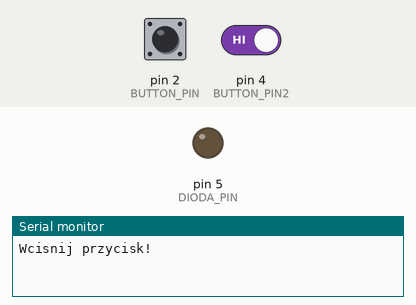
Simulated run of this sketch. Board: Arduino Uno, built with avr-gcc and run on an emulated ATmega328P. On the bench: output pins drawn as LEDs (lit = HIGH), the last lines printed to the serial monitor. Inputs (shaded band) come from the test bench; at power-on: pin 2 (BUTTON_PIN) HIGH, pin 4 (BUTTON_PIN2) HIGH.

Above: at 1.2 s.
1.3 s: pin 2 (BUTTON_PIN) pulled LOW for 0.15 s
2.9 s: pin 2 (BUTTON_PIN) driven LOW and pin 4 (BUTTON_PIN2) driven LOW
At 3.05 s:
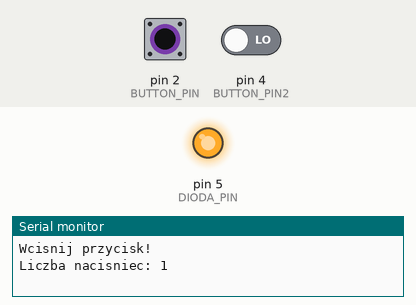
Timing chart, 0 to 5.9 s (numbered marks = the images above; inputs shaded):
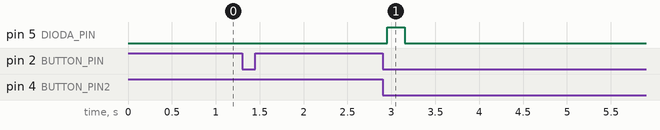

The sketch:

Lista2_1.ino
```cpp
/*Napisz program, który wykorzysta oba przyciski do zwiększania/zmniejszania licznika.

    Program rozpoczyna pracę z licznikiem ustawionym na 0.
    Wciśnięcie prawego (zielonego) przycisku powoduje zwiększenie licznika o jeden i wyświetlenie aktualnego stanu na Serial Monitor.
    Wciśnięcie lewego (czerwonego) przycisku powoduje zmniejszenie licznika o jeden i wyświetlenie aktualnego stanu na Serial Monitor.
    Program powinien także wykrywać sytuację gdy oba przyciski są wciśnięte jednocześnie i w tej sytuacji dioda LED ma błysnąć tyle razy ile wynosi wartość licznika. Dodatkowo odpowiedni komunikat powinien wyświetlić się na terminalu UART.
    Zadbaj o to, aby pozbyć się dowolną metodą drgań na przyciskach.
*/

#define BUTTON_PIN 2
#define BUTTON_PIN2 4
#define DIODA_PIN 5
#define DEFAULT_DELAY 200
//licznik wcisniecia przycisku
int counter = 0;
bool lastBtnState = HIGH;
bool lastBtnState2 = HIGH;

void setup() {
  Serial.begin(9600);
  pinMode(BUTTON_PIN, INPUT_PULLUP); //przycisk jako wejście
  pinMode(BUTTON_PIN2, INPUT_PULLUP);
  pinMode(DIODA_PIN, OUTPUT);
  Serial.println("Wcisnij przycisk!");
}

void loop() {
  bool currentBtnState = digitalRead(BUTTON_PIN);
  bool currentBtnState2 = digitalRead(BUTTON_PIN2);

  if(lastBtnState != currentBtnState || lastBtnState2 != currentBtnState2){    //wykrywamy zbocze
    delay(50);

    currentBtnState = digitalRead(BUTTON_PIN);
    currentBtnState2 = digitalRead(BUTTON_PIN2);

    if (currentBtnState == LOW && currentBtnState2 == LOW) {

      dioda_flash(counter);
      Serial.println("Oba wcisniete!");

    } else if((currentBtnState == LOW || currentBtnState2 == LOW)){ //przycisk wcisniety

      delay(50);
      currentBtnState = digitalRead(BUTTON_PIN);
      currentBtnState2 = digitalRead(BUTTON_PIN2);

      if(currentBtnState == LOW){ //przycisk wcisniety
        delay(50);
        counter++;
        Serial.print("Liczba nacisniec: ");
        Serial.println(counter);

      } else if(currentBtnState2 == LOW) {
        delay(50);
        counter--;
        Serial.print("Liczba nacisniec: ");
        Serial.println(counter);
      }
    }

  }
  lastBtnState = currentBtnState;
  lastBtnState2 = currentBtnState2;
}

void dioda_flash(int counter) {
  for(int i = 0; i < counter; i++) {
        digitalWrite(DIODA_PIN, HIGH);
        delay(DEFAULT_DELAY);
        digitalWrite(DIODA_PIN, LOW);
        delay(DEFAULT_DELAY);
   }
}
```

Measured:
- after the input at 2.9 s, pin 5 (DIODA_PIN): LOW → HIGH after 0.05 s, → LOW 0.20 s later
